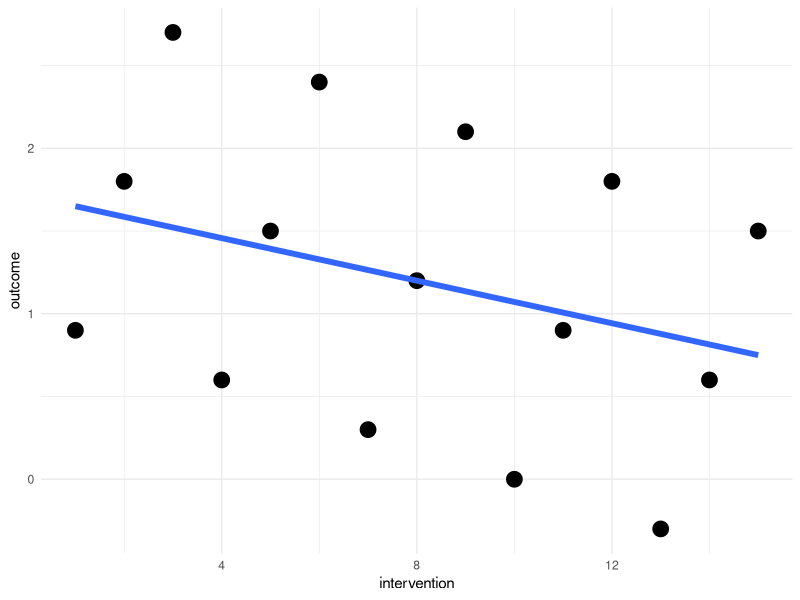
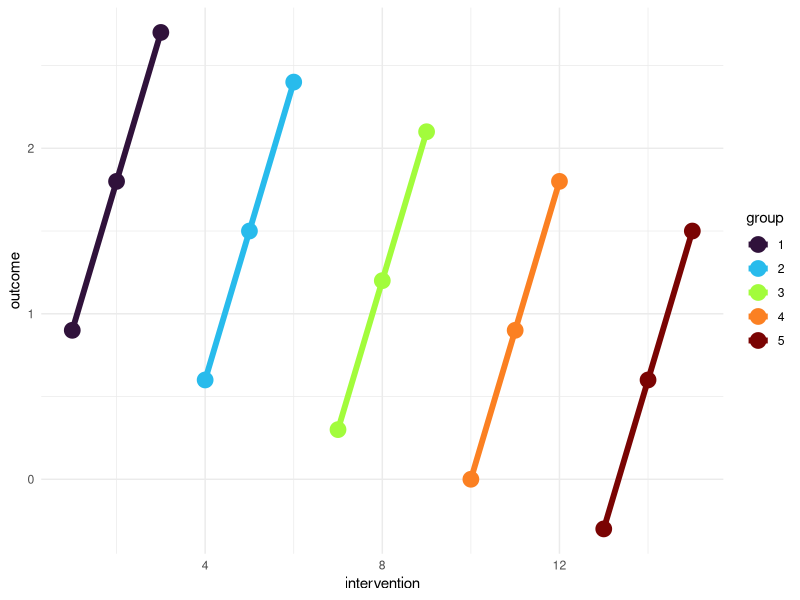

Here is the R script that generated these plots, in order:
## ---- chunk 1

library(ggplot2)

## ---- chunk 2

intervention <- seq(1,15) # intervention

group <- rep(seq(1,5), each=3) # group

index <- rep(seq(1,3), 5) # index within group

e <- rnorm(15, 0, .25) # randomly distributed error

outcome <- index + -.1 * intervention # + e

group <- factor(group)

mydata <- data.frame(intervention, group, outcome)

## ---- chunk 3

p0 <- ggplot(mydata,
       aes(x = intervention,
           y = outcome)) + 
  geom_point(size = 5)+
  geom_smooth(method="lm",
              size = 2,
              se = FALSE) +
  scale_color_viridis_d(name = "group",
                        option = "turbo") +
  theme_minimal()

p0 # replay

p0 + aes(color = group)

